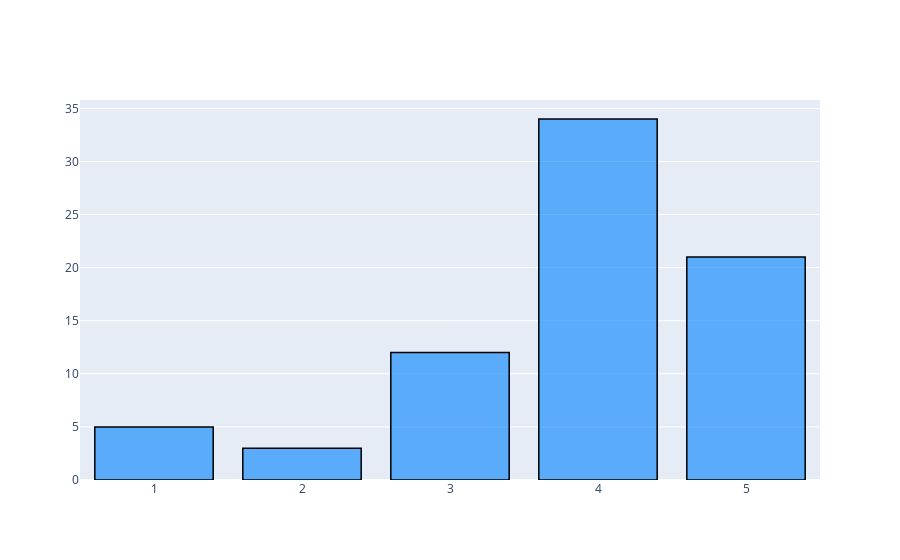

Source (notebook cell):
### Code cell
fig2.add_trace(go.Bar( x=[1,2,3,4,5], y=[5,3,12,34,21], marker=dict(color='rgba(0,128,255,.6)', line=dict(color='rgb(0,0,0)', width=1.5))))

### Figure 1 — Plotly figure (JSON) as saved in the notebook; plotly's stock layout.template omitted (floating-point values rounded to 4 significant figures)
{"data": [{"marker": {"color": "rgba(0,128,255,.6)", "line": {"color": "rgb(0,0,0)", "width": 1.5}}, "type": "bar", "x": [1, 2, 3, 4, 5], "y": [5, 3, 12, 34, 21]}], "layout": {}}
